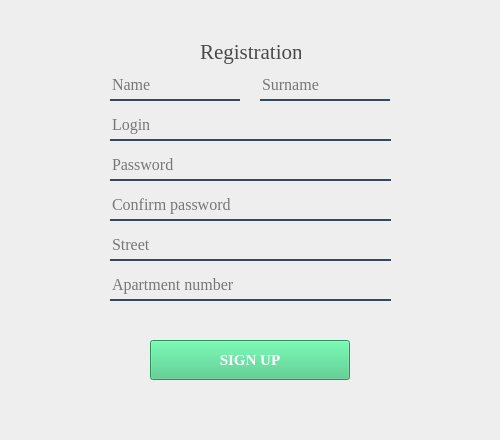
<?xml version="1.0" encoding="UTF-8"?>
<ui version="4.0">
 <class>Ui_Registration</class>
 <widget class="QMainWindow" name="Ui_Registration">
  <property name="geometry">
   <rect>
    <x>0</x>
    <y>0</y>
    <width>500</width>
    <height>440</height>
   </rect>
  </property>
  <property name="minimumSize">
   <size>
    <width>500</width>
    <height>440</height>
   </size>
  </property>
  <property name="maximumSize">
   <size>
    <width>500</width>
    <height>440</height>
   </size>
  </property>
  <property name="windowTitle">
   <string>miniOSBB - Registration</string>
  </property>
  <property name="styleSheet">
   <string notr="true">background-color: rgb(238, 238, 238);</string>
  </property>
  <widget class="QWidget" name="centralwidget">
   <property name="maximumSize">
    <size>
     <width>540</width>
     <height>540</height>
    </size>
   </property>
   <widget class="QPushButton" name="btnSingUpReg">
    <property name="geometry">
     <rect>
      <x>150</x>
      <y>340</y>
      <width>200</width>
      <height>40</height>
     </rect>
    </property>
    <property name="font">
     <font>
      <family>Times New Roman</family>
      <pointsize>11</pointsize>
      <weight>87</weight>
      <bold>true</bold>
      <underline>false</underline>
      <strikeout>false</strikeout>
     </font>
    </property>
    <property name="styleSheet">
     <string notr="true">QPushButton {
  font-weight: 700;
  color: white;
  text-decoration: none;
  padding: .2em 1em calc(.2em + 3px);
  border-radius: .900em;
  background: rgb(64,199,129);
  box-shadow: 0 -3px rgb(53,167,110) inset;
  transition: 0.2s;
} 
QPushButton:hover { background: rgb(53, 167, 110); }
QPushButton:pressed {
  background: rgb(33,147,90);
  box-shadow: 0 3px rgb(33,147,90) inset;
}</string>
    </property>
    <property name="text">
     <string>SIGN UP</string>
    </property>
   </widget>
   <widget class="QLineEdit" name="leName">
    <property name="geometry">
     <rect>
      <x>110</x>
      <y>70</y>
      <width>130</width>
      <height>31</height>
     </rect>
    </property>
    <property name="font">
     <font>
      <family>Times New Roman</family>
      <pointsize>12</pointsize>
     </font>
    </property>
    <property name="toolTip">
     <string/>
    </property>
    <property name="whatsThis">
     <string/>
    </property>
    <property name="styleSheet">
     <string notr="true">QLineEdit {
background-color: rgb(238, 238, 238);
  outline: 0;
  border-bottom: 2px;
  border-top: 0;
  border-left: 0;
  border-right: 0;
  border-bottom-style: double;
  border-bottom-color: #34495e;
  height: 46px;
  width: 300px;
}</string>
    </property>
    <property name="inputMethodHints">
     <set>Qt::ImhNone</set>
    </property>
    <property name="text">
     <string/>
    </property>
    <property name="placeholderText">
     <string>Name</string>
    </property>
   </widget>
   <widget class="QLineEdit" name="leSurname">
    <property name="geometry">
     <rect>
      <x>260</x>
      <y>70</y>
      <width>130</width>
      <height>31</height>
     </rect>
    </property>
    <property name="font">
     <font>
      <family>Times New Roman</family>
      <pointsize>12</pointsize>
     </font>
    </property>
    <property name="toolTip">
     <string/>
    </property>
    <property name="whatsThis">
     <string/>
    </property>
    <property name="layoutDirection">
     <enum>Qt::LeftToRight</enum>
    </property>
    <property name="styleSheet">
     <string notr="true">QLineEdit {
background-color: rgb(238, 238, 238);
  outline: 0;
  border-bottom: 2px;
  border-top: 0;
  border-left: 0;
  border-right: 0;
  border-bottom-style: double;
  border-bottom-color: #34495e;
  height: 46px;
  width: 300px;
}</string>
    </property>
    <property name="inputMethodHints">
     <set>Qt::ImhNone</set>
    </property>
    <property name="text">
     <string/>
    </property>
    <property name="echoMode">
     <enum>QLineEdit::Normal</enum>
    </property>
    <property name="alignment">
     <set>Qt::AlignLeading|Qt::AlignLeft|Qt::AlignVCenter</set>
    </property>
    <property name="placeholderText">
     <string>Surname</string>
    </property>
   </widget>
   <widget class="QLineEdit" name="lePassword">
    <property name="geometry">
     <rect>
      <x>110</x>
      <y>150</y>
      <width>281</width>
      <height>31</height>
     </rect>
    </property>
    <property name="font">
     <font>
      <family>Times New Roman</family>
      <pointsize>12</pointsize>
     </font>
    </property>
    <property name="toolTip">
     <string/>
    </property>
    <property name="whatsThis">
     <string/>
    </property>
    <property name="styleSheet">
     <string notr="true">QLineEdit {
background-color: rgb(238, 238, 238);
  outline: 0;
  border-bottom: 2px;
  border-top: 0;
  border-left: 0;
  border-right: 0;
  border-bottom-style: double;
  border-bottom-color: #34495e;
  height: 46px;
  width: 300px;
}</string>
    </property>
    <property name="inputMethodHints">
     <set>Qt::ImhHiddenText|Qt::ImhNoAutoUppercase|Qt::ImhNoPredictiveText|Qt::ImhSensitiveData</set>
    </property>
    <property name="text">
     <string/>
    </property>
    <property name="echoMode">
     <enum>QLineEdit::Password</enum>
    </property>
    <property name="placeholderText">
     <string>Password</string>
    </property>
   </widget>
   <widget class="QLineEdit" name="leConPassword">
    <property name="geometry">
     <rect>
      <x>110</x>
      <y>190</y>
      <width>281</width>
      <height>31</height>
     </rect>
    </property>
    <property name="font">
     <font>
      <family>Times New Roman</family>
      <pointsize>12</pointsize>
     </font>
    </property>
    <property name="toolTip">
     <string/>
    </property>
    <property name="whatsThis">
     <string/>
    </property>
    <property name="styleSheet">
     <string notr="true">QLineEdit {
background-color: rgb(238, 238, 238);
  outline: 0;
  border-bottom: 2px;
  border-top: 0;
  border-left: 0;
  border-right: 0;
  border-bottom-style: double;
  border-bottom-color: #34495e;
  height: 46px;
  width: 300px;
}</string>
    </property>
    <property name="inputMethodHints">
     <set>Qt::ImhHiddenText|Qt::ImhNoAutoUppercase|Qt::ImhNoPredictiveText|Qt::ImhSensitiveData</set>
    </property>
    <property name="text">
     <string/>
    </property>
    <property name="echoMode">
     <enum>QLineEdit::Password</enum>
    </property>
    <property name="placeholderText">
     <string>Confirm password</string>
    </property>
   </widget>
   <widget class="QLabel" name="label_6">
    <property name="geometry">
     <rect>
      <x>200</x>
      <y>39</y>
      <width>101</width>
      <height>25</height>
     </rect>
    </property>
    <property name="font">
     <font>
      <family>Times New Roman</family>
      <pointsize>16</pointsize>
      <weight>50</weight>
      <bold>false</bold>
     </font>
    </property>
    <property name="styleSheet">
     <string notr="true">color: rgb(74, 74, 74)</string>
    </property>
    <property name="text">
     <string>Registration</string>
    </property>
   </widget>
   <widget class="QLineEdit" name="leAddress">
    <property name="geometry">
     <rect>
      <x>110</x>
      <y>230</y>
      <width>281</width>
      <height>31</height>
     </rect>
    </property>
    <property name="font">
     <font>
      <family>Times New Roman</family>
      <pointsize>12</pointsize>
     </font>
    </property>
    <property name="toolTip">
     <string/>
    </property>
    <property name="whatsThis">
     <string/>
    </property>
    <property name="styleSheet">
     <string notr="true">QLineEdit {
background-color: rgb(238, 238, 238);
  outline: 0;
  border-bottom: 2px;
  border-top: 0;
  border-left: 0;
  border-right: 0;
  border-bottom-style: double;
  border-bottom-color: #34495e;
  height: 46px;
  width: 300px;
}</string>
    </property>
    <property name="inputMethodHints">
     <set>Qt::ImhNone</set>
    </property>
    <property name="text">
     <string/>
    </property>
    <property name="echoMode">
     <enum>QLineEdit::Normal</enum>
    </property>
    <property name="placeholderText">
     <string>Street</string>
    </property>
   </widget>
   <widget class="QLineEdit" name="leApartNum">
    <property name="geometry">
     <rect>
      <x>110</x>
      <y>270</y>
      <width>281</width>
      <height>31</height>
     </rect>
    </property>
    <property name="font">
     <font>
      <family>Times New Roman</family>
      <pointsize>12</pointsize>
     </font>
    </property>
    <property name="toolTip">
     <string/>
    </property>
    <property name="whatsThis">
     <string/>
    </property>
    <property name="styleSheet">
     <string notr="true">QLineEdit {
background-color: rgb(238, 238, 238);
  outline: 0;
  border-bottom: 2px;
  border-top: 0;
  border-left: 0;
  border-right: 0;
  border-bottom-style: double;
  border-bottom-color: #34495e;
  height: 46px;
  width: 300px;
}</string>
    </property>
    <property name="inputMethodHints">
     <set>Qt::ImhNone</set>
    </property>
    <property name="text">
     <string/>
    </property>
    <property name="echoMode">
     <enum>QLineEdit::Normal</enum>
    </property>
    <property name="placeholderText">
     <string>Apartment number</string>
    </property>
   </widget>
   <widget class="QLineEdit" name="leLogin">
    <property name="geometry">
     <rect>
      <x>110</x>
      <y>110</y>
      <width>281</width>
      <height>31</height>
     </rect>
    </property>
    <property name="font">
     <font>
      <family>Times New Roman</family>
      <pointsize>12</pointsize>
     </font>
    </property>
    <property name="toolTip">
     <string/>
    </property>
    <property name="whatsThis">
     <string/>
    </property>
    <property name="styleSheet">
     <string notr="true">QLineEdit {
background-color: rgb(238, 238, 238);
  outline: 0;
  border-bottom: 2px;
  border-top: 0;
  border-left: 0;
  border-right: 0;
  border-bottom-style: double;
  border-bottom-color: #34495e;
  height: 46px;
  width: 300px;
}</string>
    </property>
    <property name="inputMethodHints">
     <set>Qt::ImhNone</set>
    </property>
    <property name="text">
     <string/>
    </property>
    <property name="echoMode">
     <enum>QLineEdit::Normal</enum>
    </property>
    <property name="placeholderText">
     <string>Login</string>
    </property>
   </widget>
   <widget class="QLabel" name="lMessage">
    <property name="geometry">
     <rect>
      <x>190</x>
      <y>310</y>
      <width>121</width>
      <height>16</height>
     </rect>
    </property>
    <property name="styleSheet">
     <string notr="true">color: red</string>
    </property>
    <property name="text">
     <string/>
    </property>
   </widget>
  </widget>
 </widget>
 <resources/>
 <connections/>
</ui>
